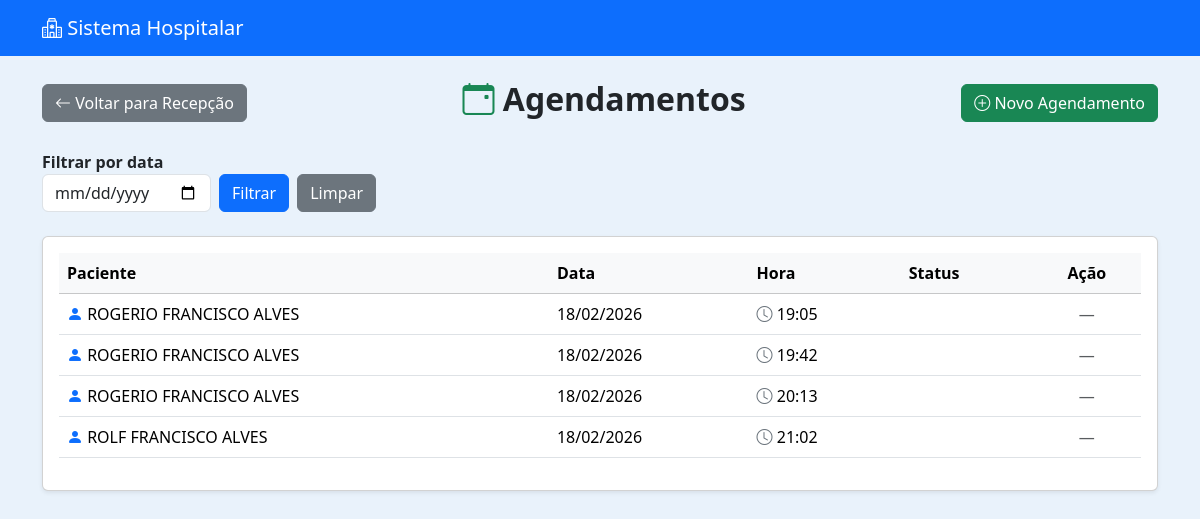
Page /recepcao/lista/ (signed in) on the earlier database version.
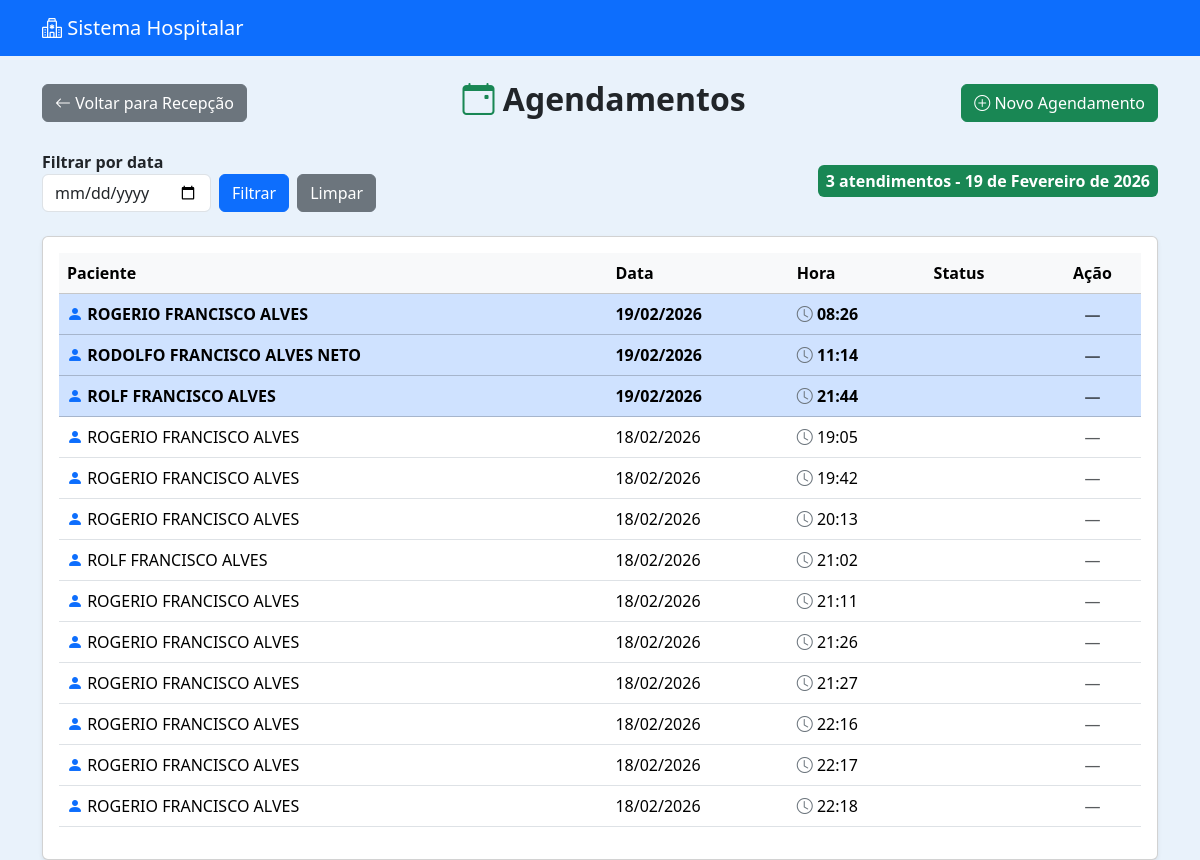
Same page on the later database version.
### recepcao/models.py (models this page shows, shortened)
class Agendamento(models.Model):
    STATUS_CHOICES = [
        ('AGENDADO', 'Agendado'),
        ('TRIAGEM', 'Em Triagem'),
        ('FINALIZADO', 'Finalizado'),
    ]
    paciente = models.ForeignKey(Paciente, on_delete=models.CASCADE)
    data = models.DateField()
    hora = models.TimeField()
    criado_por = models.ForeignKey(User, on_delete=models.SET_NULL, null=True)
    status = models.CharField(max_length=20, choices=STATUS_CHOICES, default='AGENDADO')
    criado_em = models.DateTimeField(auto_now_add=True)

### pacientes/models.py (models this page shows, shortened)
class Paciente(models.Model):
    nome = models.CharField(max_length=100)
    nome_social = models.CharField(max_length=100, blank=True, null=True)
    nome_mae = models.CharField(max_length=100)
    nome_pai = models.CharField(max_length=100, blank=True, null=True)
    cpf = models.CharField(
        max_length=14,
        unique=True,
        validators=[
            RegexValidator(
                r'^\d{3}\.\d{3}\.\d{3}-\d{2}$',
                'CPF inválido! Use XXX.XXX.XXX-XX'
            )
        ]
    )
    data_nascimento = models.DateField()
    SEXO_BIOLOGICO_CHOICES = [
        ('M', 'Masculino'),
        ('F', 'Feminino'),
        ('I', 'Intersexo'),
    ]
    sexo_biologico = models.CharField(max_length=1, choices=SEXO_BIOLOGICO_CHOICES)
    identidade_genero = models.CharField(max_length=50)
    orientacao_sexual = models.CharField(max_length=50)
    NACIONALIDADE_CHOICES = [
        ('BRASILEIRA', 'Brasileira'),
        ('ARGENTINA', 'Argentina'),
        ('BOLIVIANA', 'Boliviana'),
        ('CHILENA', 'Chilena'),
        ('COLOMBIANA', 'Colombiana'),
        ('PARAGUAIA', 'Paraguaia'),
        ('PERUANA', 'Peruana'),
        ('URUGUAIA', 'Uruguaia'),
        ('VENEZUELANA', 'Venezuelana'),
        ('OUTRA', 'Outra'),
    ]
    nacionalidade = models.CharField(
        max_length=20,
        choices=NACIONALIDADE_CHOICES,
        default='BRASILEIRA'
    )
    naturalidade = models.CharField(max_length=100)
    RACA_COR_CHOICES = [
        ('BRANCA', 'Branca'),
        ('PRETA', 'Preta'),
        ('PARDA', 'Parda'),
        ('AMARELA', 'Amarela'),
        ('INDIGENA', 'Indígena'),
    ]
    raca_cor = models.CharField(max_length=10, choices=RACA_COR_CHOICES)
    ESTADO_CIVIL_CHOICES = [
        ('SOLTEIRO', 'Solteiro(a)'),
        ('CASADO', 'Casado(a)'),
        ('DIVORCIADO', 'Divorciado(a)'),
        ('VIUVO', 'Viúvo(a)'),
        ('UNIAO_ESTAVEL', 'União Estável'),
    ]
    estado_civil = models.CharField(max_length=20, choices=ESTADO_CIVIL_CHOICES)
    ESCOLARIDADE_CHOICES = [
        ('SEM_INSTRUCAO', 'Sem instrução'),
        ('FUNDAMENTAL_INCOMPLETO', 'Fundamental incompleto'),
        ('FUNDAMENTAL_COMPLETO', 'Fundamental completo'),
        ('MEDIO_INCOMPLETO', 'Médio incompleto'),
        ('MEDIO_COMPLETO', 'Médio completo'),
        ('SUPERIOR_INCOMPLETO', 'Superior incompleto'),
        ('SUPERIOR_COMPLETO', 'Superior completo'),
        ('POS_GRADUACAO', 'Pós-graduação'),
        ('MESTRADO', 'Mestrado'),
        ('DOUTORADO', 'Doutorado'),
    ]
    escolaridade = models.CharField(max_length=30, choices=ESCOLARIDADE_CHOICES)
    profissao = models.CharField(max_length=50)
    rg = models.CharField(max_length=20)
    orgao_emissor = models.CharField(max_length=10)
    UF_CHOICES = [
        ('AC','AC'), ('AL','AL'), ('AP','AP'), ('AM','AM'),
        ('BA','BA'), ('CE','CE'), ('DF','DF'), ('ES','ES'),
        ('GO','GO'), ('MA','MA'), ('MT','MT'), ('MS','MS'),
        ('MG','MG'), ('PA','PA'), ('PB','PB'), ('PR','PR'),
        ('PE','PE'), ('PI','PI'), ('RJ','RJ'), ('RN','RN'),
        ('RS','RS'), ('RO','RO'), ('RR','RR'), ('SC','SC'),
        ('SP','SP'), ('SE','SE'), ('TO','TO'),
    ]
    uf_rg = models.CharField(max_length=2, choices=UF_CHOICES)
    cep = models.CharField(
        max_length=9,
        validators=[
            RegexValidator(
                r'^\d{5}-\d{3}$',
                'CEP inválido! Use XXXXX-XXX'
            )
        ]
    )
    endereco = models.CharField(max_length=100)
    numero = models.CharField(max_length=10)
    complemento = models.CharField(max_length=50, blank=True, null=True)
    bairro = models.CharField(max_length=50)
    municipio = models.CharField(max_length=50)
    uf = models.CharField(max_length=2, choices=UF_CHOICES)
    ZONA_CHOICES = [
        ('URBANA', 'Urbana'),
        ('RURAL', 'Rural'),
    ]
    zona = models.CharField(max_length=6, choices=ZONA_CHOICES)
    telefone_fixo = models.CharField(
        max_length=15,
        blank=True,
        null=True,
        validators=[
            RegexValidator(
                r'^\(\d{2}\)\s\d{4}-\d{4}$',
                'Telefone inválido! Use (XX) XXXX-XXXX'
            )
        ]
    )
    celular = models.CharField(
        max_length=15,
        validators=[
            RegexValidator(
                r'^\(\d{2}\)\s\d{5}-\d{4}$',
                'Celular inválido! Use (XX) XXXXX-XXXX'
            )
        ]
    )
    whatsapp = models.BooleanField(default=False)
    email = models.EmailField(blank=True, null=True)
    cartao_sus = models.CharField(max_length=18, blank=True, null=True)
    criado_por = models.ForeignKey(
        User,
        on_delete=models.SET_NULL,
        null=True,
        blank=True,
        related_name='pacientes_criados'
    )
    data_criacao = models.DateTimeField(default=timezone.now, editable=False)
    data_atualizacao = models.DateTimeField(auto_now=True)

### recepcao/views.py (the view)
# urls.py: path('lista/', views.lista_agendamentos, name='lista_agendamentos'),
@login_required
def lista_agendamentos(request):
    agendamentos = Agendamento.objects.all().order_by('-data', 'hora')
    data_filtro = request.GET.get('data')
    if data_filtro:
        agendamentos = agendamentos.filter(data=data_filtro)
        atendimentos_dia = agendamentos.count()
    else:
        hoje = timezone.now().date()  # <<=== ALTERAÇÃO
        agendamentos_hoje = agendamentos.filter(data=hoje)
        atendimentos_dia = agendamentos_hoje.count()
    today = timezone.now().date()  # <<=== ALTERAÇÃO
    context = {
        'agendamentos': agendamentos,
        'atendimentos_dia': atendimentos_dia,
        'data_filtro': data_filtro or today,
        'today': today,
    }
    return render(request, 'recepcao/lista.html', context)

### recepcao/templates/recepcao/lista.html (shortened to what this page needs)
{% extends 'usuarios/base.html' %}
{% block content %}
<div class="d-flex justify-content-between align-items-center mb-4">
    <a href="{% url 'recepcao_dashboard' %}" class="btn btn-secondary">
        <i class="bi bi-arrow-left"></i> Voltar para Recepção
    </a>
    <h2 class="fw-bold">
        <i class="bi bi-calendar-event text-success"></i>
        Agendamentos
    </h2>
    <a href="{% url 'agendar_paciente' %}" class="btn btn-success">
        <i class="bi bi-plus-circle"></i> Novo Agendamento
    </a>
</div>
<div class="d-flex align-items-center mb-4 flex-wrap">
    <form method="GET" class="d-flex align-items-end me-3">
        <div class="me-2">
            <label for="data" class="form-label fw-semibold mb-0">Filtrar por data</label>
            <input type="date" class="form-control" id="data" name="data" value="{{ request.GET.data }}">
        </div>
        <div class="d-flex align-items-end">
            <button type="submit" class="btn btn-primary me-2">Filtrar</button>
            <a href="{% url 'lista_agendamentos' %}" class="btn btn-secondary">Limpar</a>
        </div>
    </form>
    {% if atendimentos_dia %}
        <h5 class="mb-0 ms-auto">
            {% if atendimentos_dia <= 10 %}
                <span class="badge bg-success fs-6 p-2">
                    {{ atendimentos_dia }} atendimentos - {{ data_filtro }}
                </span>
            {% elif atendimentos_dia <= 20 %}
                <span class="badge bg-warning text-dark fs-6 p-2">
                    {{ atendimentos_dia }} atendimentos - {{ data_filtro }}
                </span>
            {% else %}
                <span class="badge bg-danger fs-6 p-2">
                    {{ atendimentos_dia }} atendimentos - {{ data_filtro }}
                </span>
            {% endif %}
        </h5>
    {% endif %}
</div>
<div class="card shadow-sm">
    <div class="card-body">
        {% if agendamentos %}
            <div class="table-responsive">
                <table class="table table-hover align-middle">
                    <thead class="table-light">
                        <tr>
                            <th>Paciente</th>
                            <th>Data</th>
                            <th>Hora</th>
                            <th>Status</th>
                            <th class="text-center">Ação</th>
                        </tr>
                    </thead>
                    <tbody>
                        {% for a in agendamentos %}
                        <tr {% if a.data == today %} class="table-primary fw-bold" {% endif %}>
                            <td><i class="bi bi-person-fill text-primary"></i> {{ a.paciente.nome }}</td>
                            <td>{{ a.data|date:"d/m/Y" }}</td>
                            <td><i class="bi bi-clock text-secondary"></i> {{ a.hora|time:"H:i" }}</td>
                            <td>
                            </td>
                            <td class="text-center">
                                {% if a.status == "AGENDADO" %}
                                    <a href="{% url 'enviar_para_triagem' a.id %}" class="btn btn-sm btn-primary">
                                        <i class="bi bi-arrow-right-circle"></i> Enviar
                                    </a>
                                {% else %}
                                    <span class="text-muted">—</span>
                                {% endif %}
                            </td>
                        </tr>
                        {% endfor %}
                    </tbody>
                </table>
            </div>
        {% else %}
            <div class="text-center py-4">
                <i class="bi bi-calendar-x fs-1 text-muted"></i>
                <p class="text-muted mt-2">Nenhum agendamento encontrado.</p>
            </div>
        {% endif %}
    </div>
</div>
{% endblock %}

### usuarios/templates/usuarios/base.html (shortened to what this page needs)
<!DOCTYPE html>
<html lang="pt-br">
<head>
    <link href="https://cdn.jsdelivr.net/npm/bootstrap@5.3.2/dist/css/bootstrap.min.css" rel="stylesheet">
    <link rel="stylesheet" href="https://cdn.jsdelivr.net/npm/bootstrap-icons@1.11.1/font/bootstrap-icons.css">
    <link href="https://cdn.jsdelivr.net/npm/select2@4.1.0-rc.0/dist/css/select2.min.css" rel="stylesheet" />
</head>
<body>
    <nav class="navbar navbar-expand-lg navbar-dark bg-primary">
        <div class="container">
            <span class="navbar-brand">
                <i class="bi bi-hospital"></i> Sistema Hospitalar
            </span>
        </div>
    </nav>
    <div class="container mt-4">
        {% block content %}
        {% endblock %}
    </div>
</body>
</html>

### usuarios/templates/usuarios/base.html (style rules this page uses)
body { background-color: #e9f2fb; }

Differences in the rows shown:
added Agendamento: paciente.nome "ROGERIO FRANCISCO ALVES", data "19/02/2026", hora "08:26"
added Agendamento: paciente.nome "RODOLFO FRANCISCO ALVES NETO", data "19/02/2026", hora "11:14"
added Agendamento: paciente.nome "ROLF FRANCISCO ALVES", data "19/02/2026", hora "21:44"
added Agendamento: paciente.nome "ROGERIO FRANCISCO ALVES", data "18/02/2026", hora "21:11"
added Agendamento: paciente.nome "ROGERIO FRANCISCO ALVES", data "18/02/2026", hora "21:26"
added Agendamento: paciente.nome "ROGERIO FRANCISCO ALVES", data "18/02/2026", hora "21:27"
added Agendamento: paciente.nome "ROGERIO FRANCISCO ALVES", data "18/02/2026", hora "22:16"
added Agendamento: paciente.nome "ROGERIO FRANCISCO ALVES", data "18/02/2026", hora "22:17"
added Agendamento: paciente.nome "ROGERIO FRANCISCO ALVES", data "18/02/2026", hora "22:18"
Other differences:
{{ atendimentos_dia }}: (not shown) → "3"
{{ data_filtro }}: (not shown) → "19 de Fevereiro de 2026"
text now shown: "atendimentos -"
